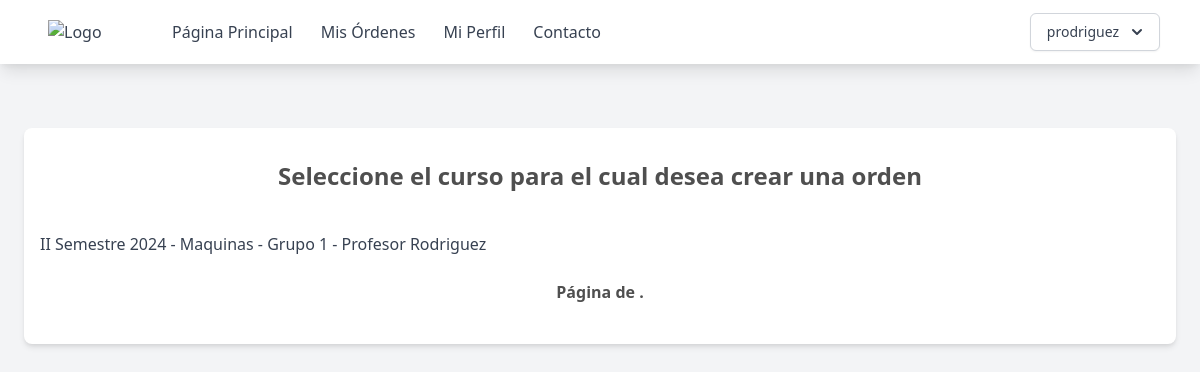
Page /orden/grupos (signed in) on the earlier database version.
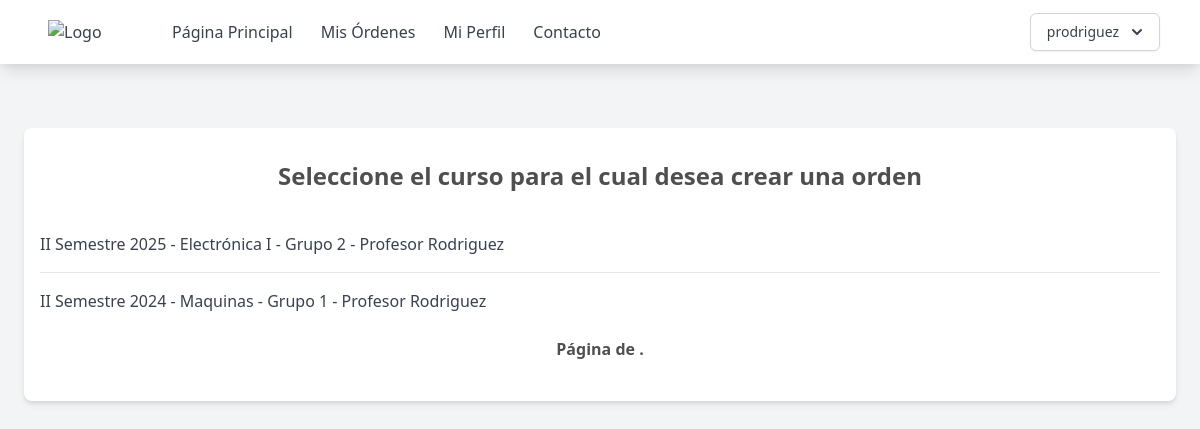
Same page on the later database version.
### supply_room/models.py (models this page shows, shortened)
class ClassGroups(models.Model):
    number = models.PositiveIntegerField(verbose_name="Numero de Curso:")
    year = models.PositiveIntegerField(verbose_name="Año", default=2024)
    term = models.CharField(
        max_length=3, choices=TERM_CHOICES, default="I", verbose_name="Semestre"
    )
    professor = models.ForeignKey(
        Users,
        related_name="group_professor",
        on_delete=models.PROTECT,
        verbose_name="Profesor",
    )
    class_id = models.ForeignKey(Class, on_delete=models.PROTECT, verbose_name="Clase")
    student = models.ManyToManyField(
        Users,
        related_name="group_student",
        through=Users.groups.through,
        blank=True,
        verbose_name="Estudiantes",
    )
    @property
    def semester(self):
        return f"{self.term} Semestre {str(self.year)}"

class Class(models.Model):
    name = models.CharField(max_length=200)
    code = models.CharField(max_length=200)

class Users(AbstractUser):
    name = models.CharField(max_length=200)
    email = models.EmailField(unique=True)
    role = models.CharField(max_length=200, choices=ROLE_CHOICES, default="student")
    student_id = models.CharField(max_length=200, null=True, blank=True)
    username = models.CharField(max_length=50, null=True)
    groups = models.ManyToManyField(
        "ClassGroups", related_name="group_student", blank=True
    )
    orders = models.ManyToManyField("Order", related_name="order_student", blank=True)
    objects = CustomUserManager()
    USERNAME_FIELD = "email"
    REQUIRED_FIELDS = ["name", "role"]

### supply_room/views.py (the view)
class OrderGroupList(TeacherOrStudentRoleCheck, View):
    def get(self, request, *args, **kwargs):
        object_list = request.user.groups.order_by("-year", "-term").all()
        if self.request.user.role == "teacher":
            object_list = ClassGroups.objects.filter(professor=self.request.user).all()
        return render(
            request,
            "page/crear-orden-grupos.html",
            {"object_list": object_list},
        )

### supply_room/utils.py (called while the page is built)
    def test_func(self):
        return (
            self.request.user.role == "teacher" or self.request.user.role == "student"
        )

### templates/page/crear-orden-grupos.html (shortened to what this page needs)
{% extends "base.html" %} {% block content %}
<div class="max-w-6xl mx-auto px-4 py-8 bg-white rounded-lg shadow-md mt-16">
    <h2 class="text-2xl font-bold mb-6 text-center">Seleccione el curso para el cual desea crear una orden</h2>
    <ul class="divide-y divide-gray-200">
        {% for object in object_list %}
        <li class="py-4">
            <div class="flex justify-between items-center  ">
                <a href="{% url 'crear-orden' pk=object.id %}" class="text-gray-700">{{ object.semester }} - {{ object.class_id.name }} -  Grupo {{ object.number }} - {{object.professor.name}}</a>
            </div>
        </li>
        {% empty %}
        <li class="py-4 text-center text-gray-500">No objects yet.</li>
        {% endfor %}
    </ul>
    <div class="pagination ">
    <div class="step-links flex w-full justify-between items-center p-2">
        <span class="current font-bold mx-4">
            Página {{ page_obj.number }} de {{ page_obj.paginator.num_pages }}.
        </span>
    </div>
</div>
</div>
{% endblock %}

Differences in the rows shown:
now on this page (row edited): ClassGroups: semester "II Semestre 2025", class_id.name "Electrónica I", number "2", professor.name "Profesor Rodriguez"
